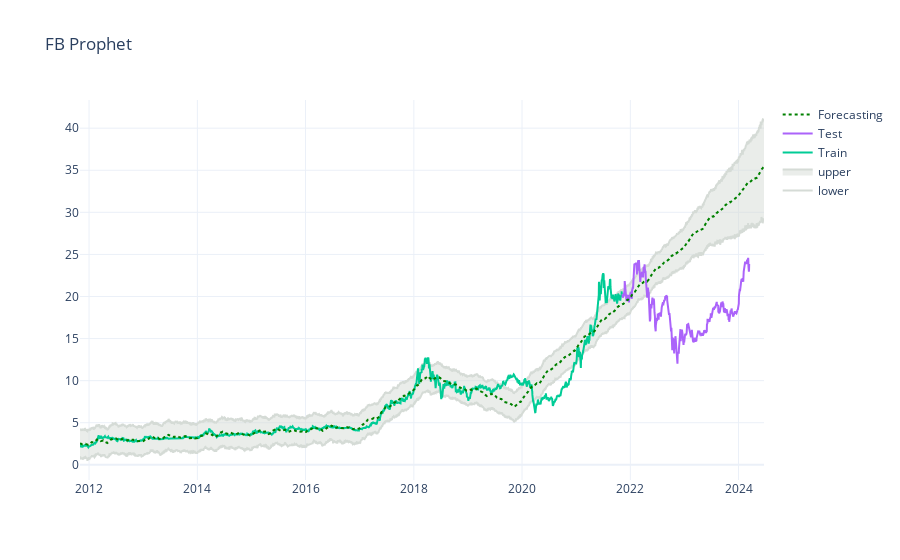

The notebook cell this image was saved under:
### Code cell
pio.templates.default = "plotly_white"

st_fig = go.Figure()


st_fig.add_traces(go.Scatter(x=forecast['ds'], y = forecast['yhat_lower'],
                          line = dict(color='#d5dbd6'), name='lower'))
st_fig.add_traces(go.Scatter(x=forecast['ds'], y = forecast['yhat_upper'],
                          line = dict(color='#d5dbd6'),
                          fill='tonexty', name='upper'))

st_fig.add_trace(go.Scatter(x = train['Date'], y = train['Close'], mode = 'lines', name = 'Train'))
st_fig.add_trace(go.Scatter(x = test['Date'], y = test['Close'], mode = 'lines', name= 'Test'))

st_fig.add_trace(go.Scatter(x = forecast['ds'], y = forecast['yhat'], 
                            line = dict(color='green', width=2, dash='dot'), name= 'Forecasting'))


st_fig.update_layout(title='FB Prophet')
st_fig.show()

### Figure 1 — Plotly figure (JSON) as saved in the notebook; plotly's stock layout.template omitted (floating-point values rounded to 4 significant figures; data arrays with more than 128 entries replaced by an {"elided": "..."} marker saying what was removed)
{"data": [{"line": {"color": "#d5dbd6"}, "name": "lower", "type": "scatter", "x": {"elided": "3185 str values"}, "y": {"elided": "3185 float values"}}, {"fill": "tonexty", "line": {"color": "#d5dbd6"}, "name": "upper", "type": "scatter", "x": {"elided": "3185 str values"}, "y": {"elided": "3185 float values"}}, {"mode": "lines", "name": "Train", "type": "scatter", "x": {"elided": "2500 str values"}, "y": {"elided": "2500 float values"}}, {"mode": "lines", "name": "Test", "type": "scatter", "x": {"elided": "585 str values"}, "y": {"elided": "585 float values"}}, {"line": {"color": "green", "dash": "dot", "width": 2}, "name": "Forecasting", "type": "scatter", "x": {"elided": "3185 str values"}, "y": {"elided": "3185 float values"}}], "layout": {"title": {"text": "FB Prophet"}}}
